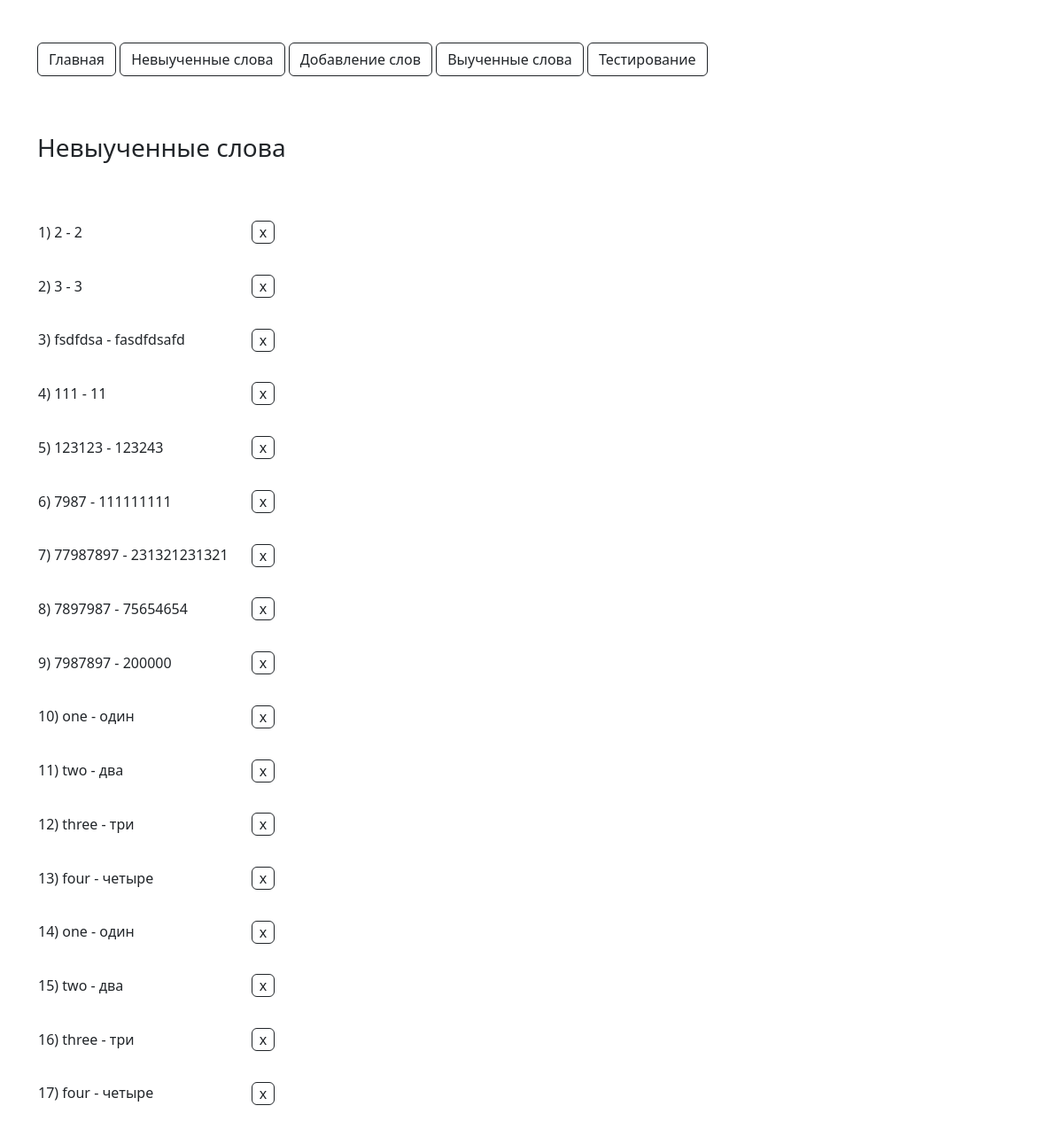
The page /pages/unlearned_words.php (signed in) on the database as committed earlier.
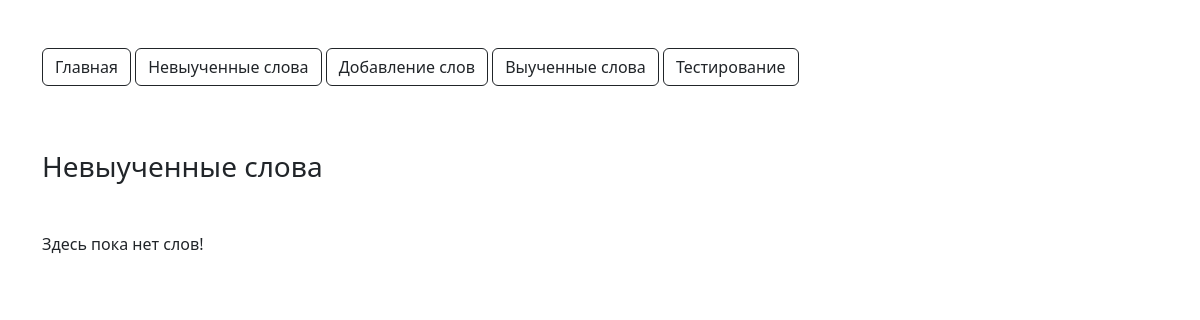
The same page on the database as committed later.
### tables this page shows
CREATE TABLE `unlearned_words` (
  `id` int NOT NULL,
  `user_id` int NOT NULL,
  `word` text NOT NULL,
  `translate` text NOT NULL
);

### pages/unlearned_words.php (the view, shortened to what this page needs)
<!doctype html>
<html lang="en">
<head>
</head>
<body>
    <?php
        require_once "../components/header.php";
    ?>
    <div class="mt-3 mb-5">
        <h3>Невыученные слова</h3>
    </div>
    <?php
    if ($_SESSION["user"] != ""):
        $user_id = $_SESSION["user"];
        $words = mysqli_fetch_all(mysqli_query($connect,  "SELECT * FROM `unlearned_words` WHERE `unlearned_words`.`user_id` = '$user_id'"));
        if (!count($words)) {
            echo "Здесь пока нет слов!";
        } ?>
    <table>
        <?php
        for ($i = 0; $i < count($words); $i++) { ?>
            <tr>
            <td><?=$i + 1 . ") " . $words[$i][2] . " - " . $words[$i][3]?></td>
            <td>
                <form class="m-3" action="../scripts/php/delete_word.php" method="post">
                    <button type="submit" name="btn-delete-word" class="btn btn-outline-dark  mx-2 p-0 px-2"  >x</button>
                </form>
            </td>
        </tr>
    <?php } ?>
    </table>
    <?php else: ?>
    <p>Войдите или зарегистрируйтесь!</p>
    <?php endif; ?>
    <br>
    <br>
    <br>
</body>
</html>

Rows that differ between the two databases and show on the page:
removed unlearned_words: word "2", translate "2"
removed unlearned_words: word "3", translate "3"
removed unlearned_words: word "fsdfdsa", translate "fasdfdsafd"
removed unlearned_words: word "111", translate "11"
removed unlearned_words: word "123123", translate "123243"
removed unlearned_words: word "7987", translate "111111111"
removed unlearned_words: word "77987897", translate "231321231321"
removed unlearned_words: word "7897987", translate "75654654"
removed unlearned_words: word "7987897", translate "200000"
removed unlearned_words: word "one", translate "один"
removed unlearned_words: word "two", translate "два"
removed unlearned_words: word "three", translate "три"
removed unlearned_words: word "four", translate "четыре"
removed unlearned_words: word "one", translate "один"
removed unlearned_words: word "two", translate "два"
removed unlearned_words: word "three", translate "три"
removed unlearned_words: word "four", translate "четыре"
Other text that changed with them:
text now shown: "Здесь пока нет слов!"
